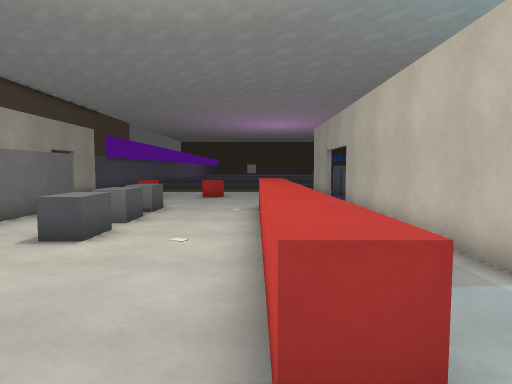
View 1 (above)

24 first-person views from a walk through a 3-D level made in the Godot game engine. The camera is 1.3 m above the floor, tilts 4° down and sees 75° across. The floor is counted in squares, 1 m on a side. Each view is taken from the middle of a square. On the plan, view 1 faces up. The plan holds only what a view shows up to about 14 squares ahead; the rest is blank. The place goes on beyond the plan.

View 2
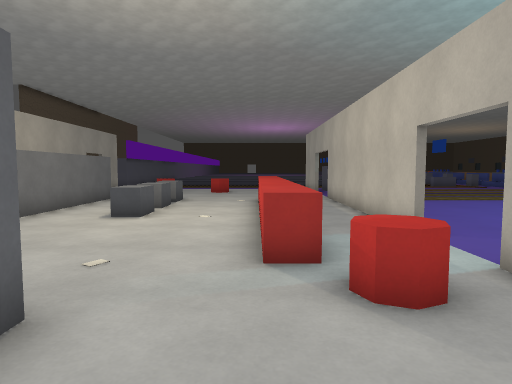

View 3
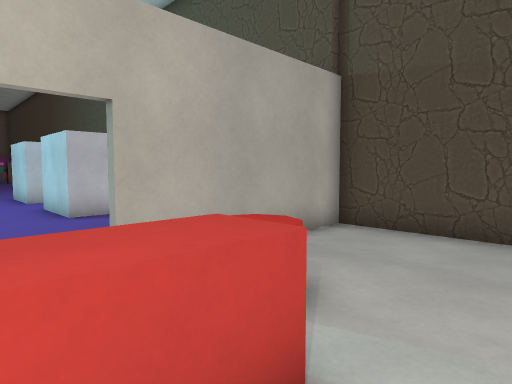

View 4
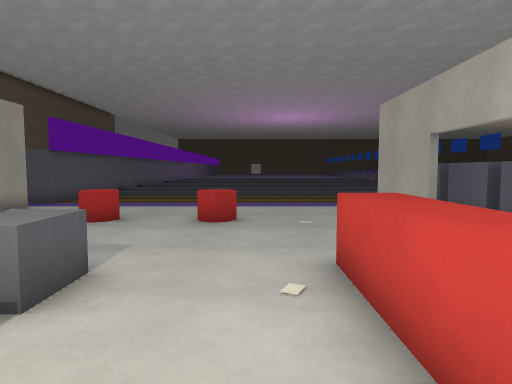

View 5
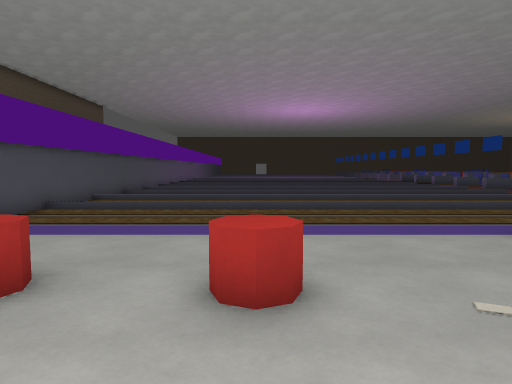

View 6
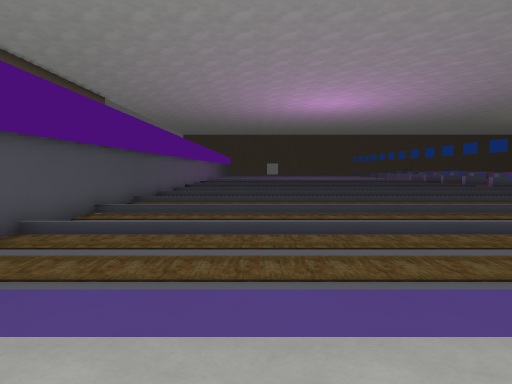

View 7
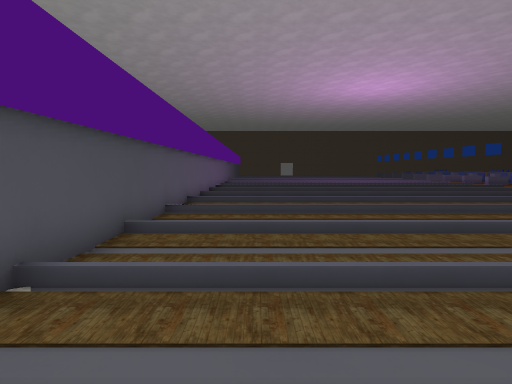

View 8
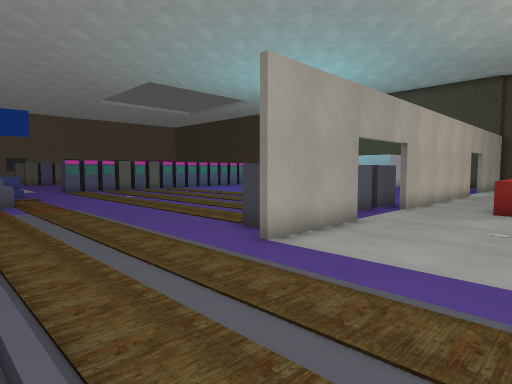

View 9
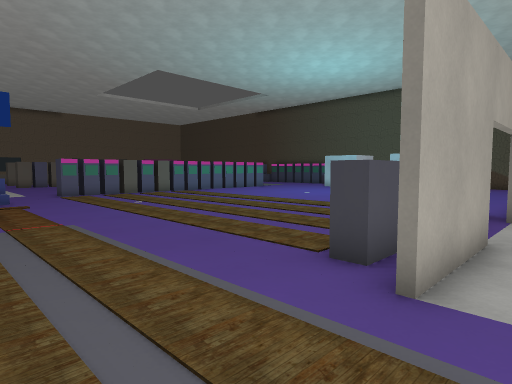

View 10
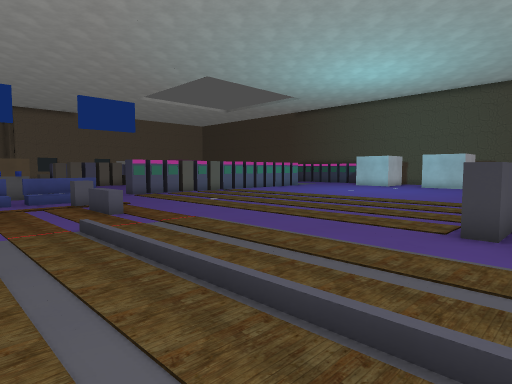

View 11
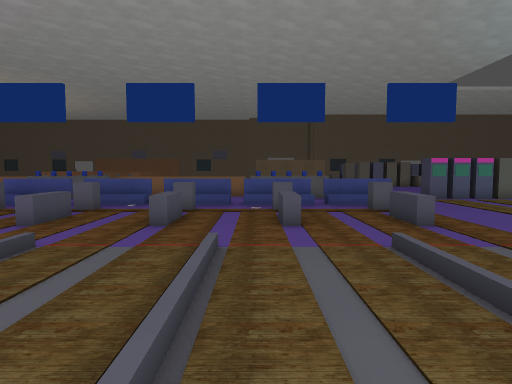

View 12
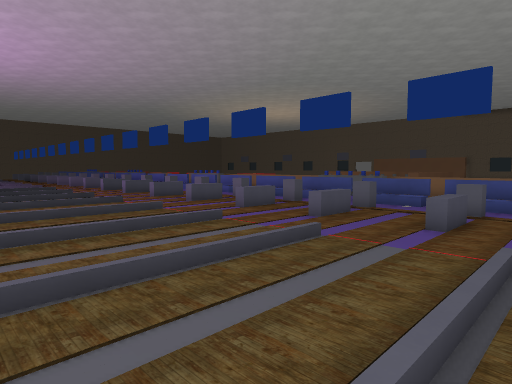

View 13
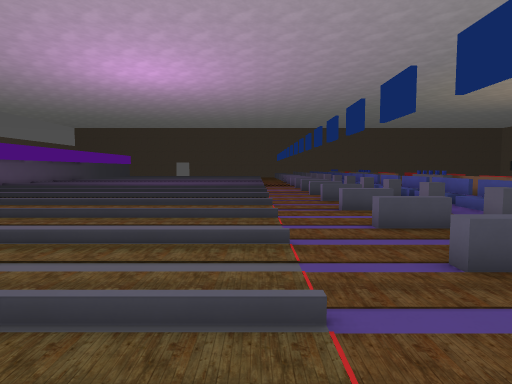

View 14
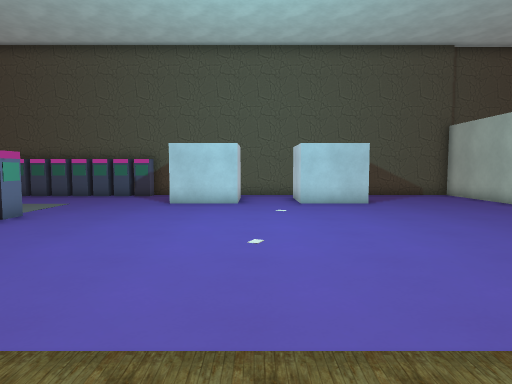

View 15
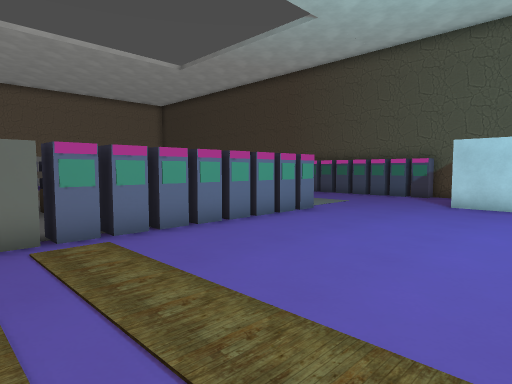

View 16
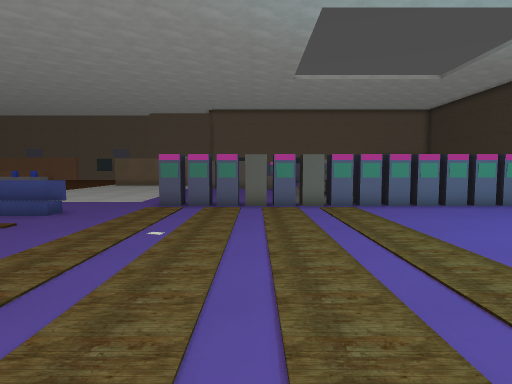

View 17
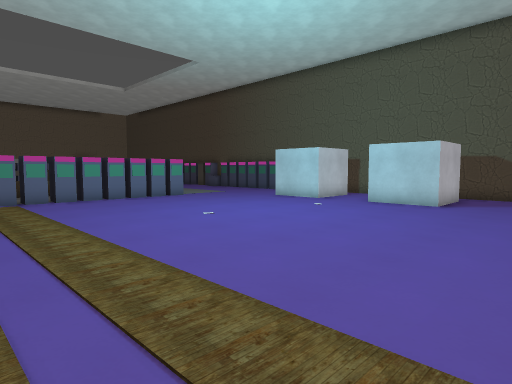

View 18
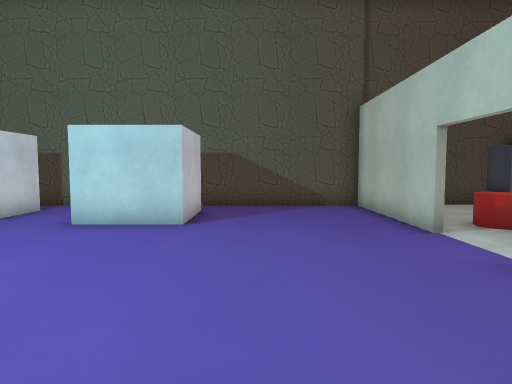

View 19
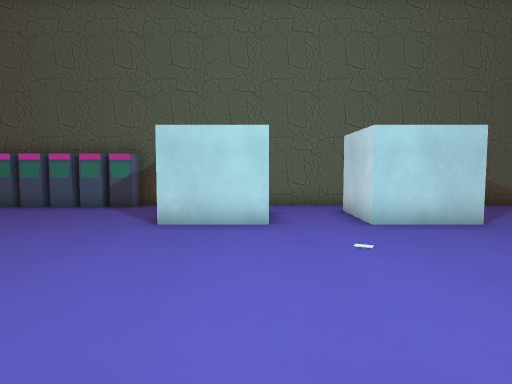

View 20
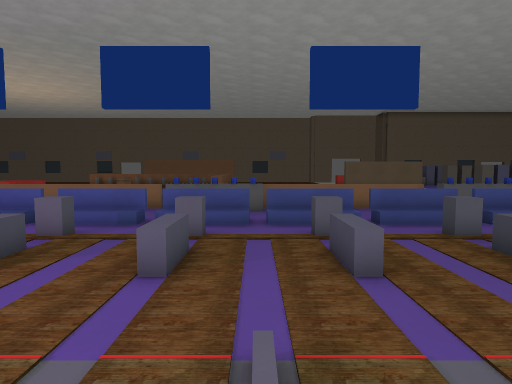

View 21
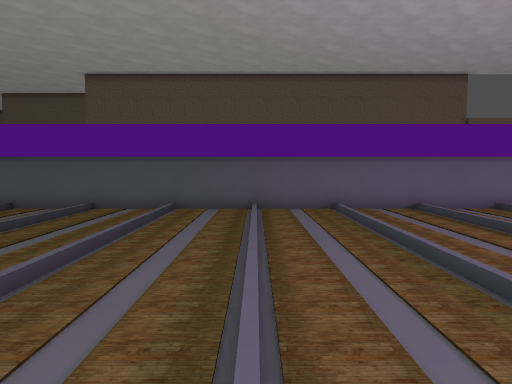

View 22
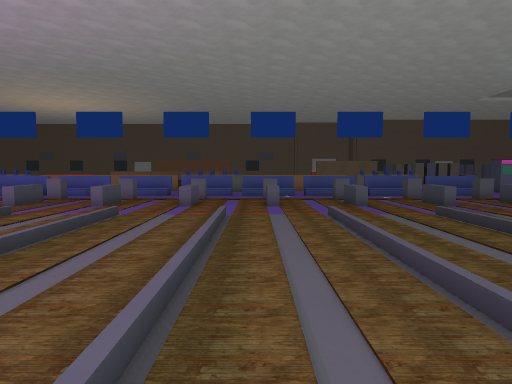

View 23
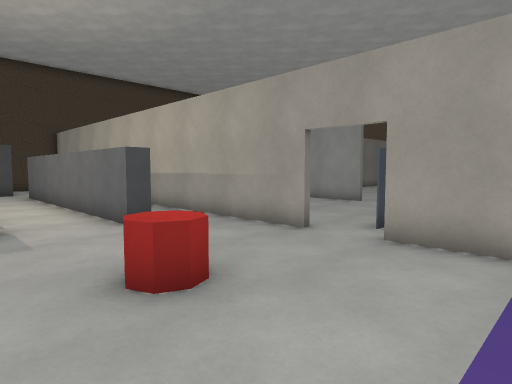

View 24
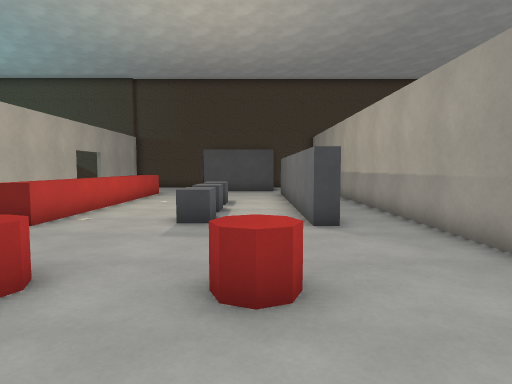

### Floor plan
Key: @ floor where view 1 was taken; # wall or solid block; x gap in a wall; . floor; / step, stairs or slope; = window, fence, low wall or low ledge; ^ raised ledge.
Columns run from 9 left of view 1 to 22 right of it. Each row starts with its distance up from view 1.
 40 #...                  ^^ ^ =  =
 39 #...                ....../=  =
 38 #//////   //////////....../x  =
 37 #.......  ............^^.//=  =
 36 #........        ........./=..=
 35 #///////////////////....../x.^
 34 #.....................^^.//= ^
 33 #........................//= ^
 32 #///////////////////....../x.^=
 31 #........................./=  =
 30 #.....................^^.//=  =
 29 #///////////////////....../x  =
 28 #........................./=..=
 27 #.......      ........^^.^/=  =
 26 #///////////////////....../x  =
 25 #........................./= ^
 24 #.....................^^.^/= ^
 23 #........................./x ^
 22 #........................./=.^
 21 #.....................^^.^/=....
 20 #........................./=....
 19 ................................
 18 #...........##.................
 17 #...........#^...............#
 16 ....^..^....#^...............#
 15 ....^..^.....^...............#
 14 #............^ ..............#
 13 #............^...............#
 12 #............^ ..............#
 11 #.#..^^..^^.#^...............#
 10 #.#..^^..^^.#................#
  9 #.#..^^..^^.#................#
  8 #.#..^^..^^.#................#
  7 #.#..^^..^^.#................#
  6 # #..^^..^^.#................#
  5 # #......^^.#................#
  4   #......^^.#................#
  3   #......^^...................
  2   #  ....^^....................
  1       ....==#..................
  0        #.@.=#.....###..###......
 -1         ....#.....###..#  ......
 -2          ...#.....###..#  ......
 -3          ...#...... ....  .#####
 -4        ##################  ##

Positions as (right, up) in squares from view 1, and headings:
1: (0, 0), facing up
2: (0, -3), facing up
3: (-1, 3), facing down-right
4: (-1, 7), facing up
5: (-2, 12), facing up
6: (-4, 16), facing up
7: (-6, 22), facing up
8: (-1, 23), facing down-right
9: (2, 22), facing down-right
10: (3, 25), facing down-right
11: (5, 25), facing right
12: (5, 25), facing up-right
13: (10, 26), facing up
14: (13, 13), facing down
15: (13, 13), facing down-right
16: (8, 14), facing right
17: (5, 13), facing down-right
18: (7, 8), facing down
19: (14, 8), facing down
20: (8, 32), facing right
21: (4, 32), facing left
22: (1, 31), facing right
23: (-3, 19), facing down-left
24: (-5, 19), facing down
